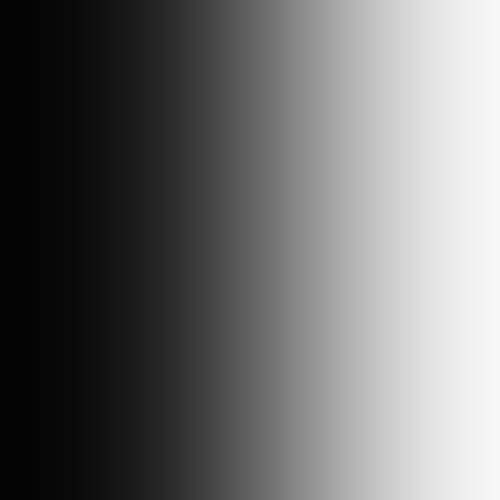
#> input picture Zadanie6/obr/rampa.png, 500 x 500 px
$ python histogram.py
#> lines starting #> are read from the running program, lines starting #| are printed output that depends on the picture; after the words box and inside, x2 and y2 are one past the last pixel; in counts of white or black regions, pixels touching at a corner belong together
import numpy as np
import cv2 as cv
import matplotlib.pyplot as plt


def print_pic():
    plt.imshow(img1, 'gray')
    plt.show()


def print_graf(img1, img2, ramp):
    ##################################
    plt.subplot(2, 3, 1)
    plt.title("Square")
    plt.imshow(img1, 'gray')

    plt.tight_layout()
    plt.subplot(2, 3, 4)
    plt.hist(img1.ravel(), 50, [0, 256])  # ravel / konverzia 2D do 1D poľa
    ##################################
    plt.subplot(2, 3, 2)
    plt.title("Square - flip")
    plt.imshow(img2, 'gray')

    plt.tight_layout()
    plt.subplot(2, 3, 5)
    plt.hist(img2.ravel(), 50, [0, 256])  # ravel / konverzia 2D do 1D poľa
    ##################################
    plt.subplot(2, 3, 3)
    plt.title("Ramp")
    plt.imshow(ramp, 'gray')

    plt.tight_layout()
    plt.subplot(2, 3, 6)
    plt.hist(ramp.ravel(), 200, [0, 256])  # ravel / konverzia 2D do 1D poľa
    ##################################

    plt.savefig("Histogram.png")
    plt.show()


if __name__ == '__main__':
    img1 = np.zeros((200, 200), np.uint8)

    # print_pic()

    cv.rectangle(img1, (0, 100), (200, 200), 255, -1)  # white
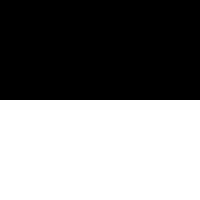
#> img1: shape (200, 200); 50% white; 1 white region, box (x1, y1, x2, y2) and area: (0, 100, 200, 200) 20000
    cv.rectangle(img1, (0, 50), (150, 150), 200, -1)  # light
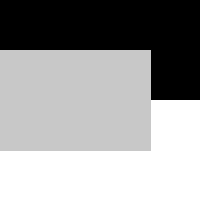
#> img1: shape (200, 200); min 0, max 255, mean 154.7
    cv.rectangle(img1, (0, 25), (125, 75), 100, -1)  #
    cv.rectangle(img1, (0, 50), (50, 200), 35, -1)  # dark
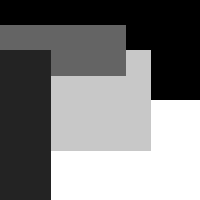
#> img1: shape (200, 200); min 0, max 255, mean 122.7

    # print_pic()

    img2 = np.flip(img1)

    print_graf(img1, img2, cv.imread("obr/rampa.png"))
#> in print_graf, `plt.hist(img2.ravel(), 50, [0, 256])`:
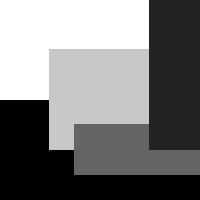
#> img2: shape (200, 200); min 0, max 255, mean 122.7
#> in print_graf, ramp is the input picture: shape (500, 500, 3); min 3, max 247, mean 109.9
#> in print_graf, `plt.savefig("Histogram.png")`:
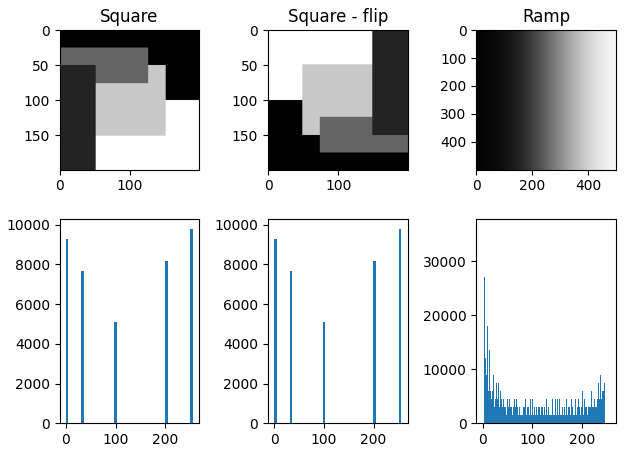
#> figure drawn by matplotlib, 6 panels; panel 2: tallest bar 9800 high, from x = 250.9 to 256; panel 4: tallest bar 9800 high, from x = 250.9 to 256; panel 6: tallest bar 36000 high, from x = 3.84 to 5.12
